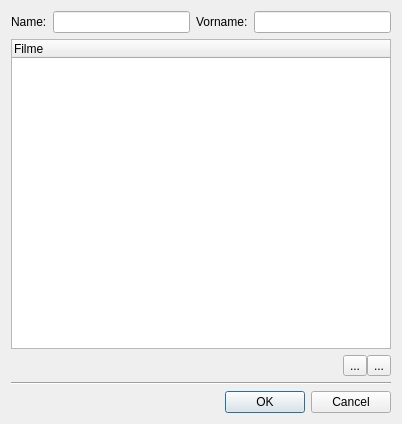
<?xml version="1.0" encoding="UTF-8"?>
<ui version="4.0">
 <class>actorWindow</class>
 <widget class="QDialog" name="actorWindow">
  <property name="geometry">
   <rect>
    <x>0</x>
    <y>0</y>
    <width>402</width>
    <height>424</height>
   </rect>
  </property>
  <property name="windowTitle">
   <string>Schauspieler anlegen</string>
  </property>
  <layout class="QVBoxLayout" name="verticalLayout" stretch="1,0,0">
   <item>
    <layout class="QGridLayout" name="gridLayout">
     <item row="1" column="0" colspan="4">
      <widget class="QTreeWidget" name="treeMovies">
       <column>
        <property name="text">
         <string>Filme</string>
        </property>
       </column>
      </widget>
     </item>
     <item row="0" column="3">
      <widget class="QLineEdit" name="edPrename"/>
     </item>
     <item row="0" column="2">
      <widget class="QLabel" name="label_2">
       <property name="text">
        <string>Vorname:</string>
       </property>
      </widget>
     </item>
     <item row="0" column="1">
      <widget class="QLineEdit" name="edName"/>
     </item>
     <item row="0" column="0">
      <widget class="QLabel" name="label">
       <property name="text">
        <string>Name:</string>
       </property>
      </widget>
     </item>
     <item row="2" column="3">
      <layout class="QHBoxLayout" name="horizontalLayout_2" stretch="0,0">
       <property name="spacing">
        <number>0</number>
       </property>
       <property name="leftMargin">
        <number>15</number>
       </property>
       <item alignment="Qt::AlignRight">
        <widget class="QToolButton" name="movieAdd">
         <property name="text">
          <string>...</string>
         </property>
         <property name="icon">
          <iconset>
           <normaloff>res/add.png</normaloff>res/add.png</iconset>
         </property>
        </widget>
       </item>
       <item>
        <widget class="QToolButton" name="movieRemove">
         <property name="text">
          <string>...</string>
         </property>
         <property name="icon">
          <iconset>
           <normaloff>res/delete.png</normaloff>res/delete.png</iconset>
         </property>
        </widget>
       </item>
      </layout>
     </item>
    </layout>
   </item>
   <item>
    <widget class="Line" name="line">
     <property name="frameShadow">
      <enum>QFrame::Sunken</enum>
     </property>
     <property name="orientation">
      <enum>Qt::Horizontal</enum>
     </property>
    </widget>
   </item>
   <item>
    <widget class="QDialogButtonBox" name="buttonBox">
     <property name="orientation">
      <enum>Qt::Horizontal</enum>
     </property>
     <property name="standardButtons">
      <set>QDialogButtonBox::Cancel|QDialogButtonBox::Ok</set>
     </property>
    </widget>
   </item>
  </layout>
 </widget>
 <resources/>
 <connections>
  <connection>
   <sender>buttonBox</sender>
   <signal>accepted()</signal>
   <receiver>actorWindow</receiver>
   <slot>accept()</slot>
   <hints>
    <hint type="sourcelabel">
     <x>248</x>
     <y>254</y>
    </hint>
    <hint type="destinationlabel">
     <x>157</x>
     <y>274</y>
    </hint>
   </hints>
  </connection>
  <connection>
   <sender>buttonBox</sender>
   <signal>rejected()</signal>
   <receiver>actorWindow</receiver>
   <slot>reject()</slot>
   <hints>
    <hint type="sourcelabel">
     <x>316</x>
     <y>260</y>
    </hint>
    <hint type="destinationlabel">
     <x>286</x>
     <y>274</y>
    </hint>
   </hints>
  </connection>
 </connections>
</ui>
